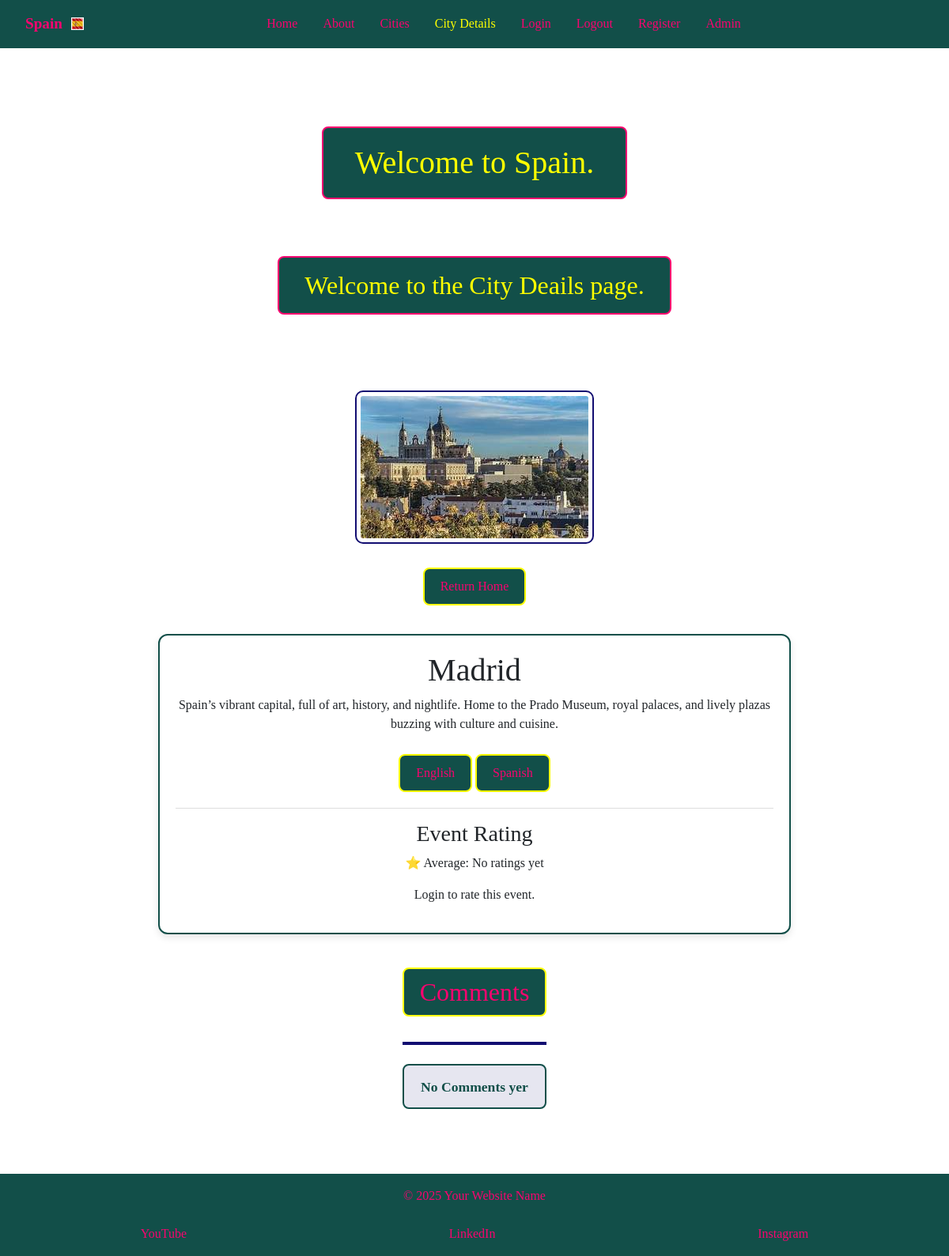
/city-details/2/, run on an earlier commit of the app's database.
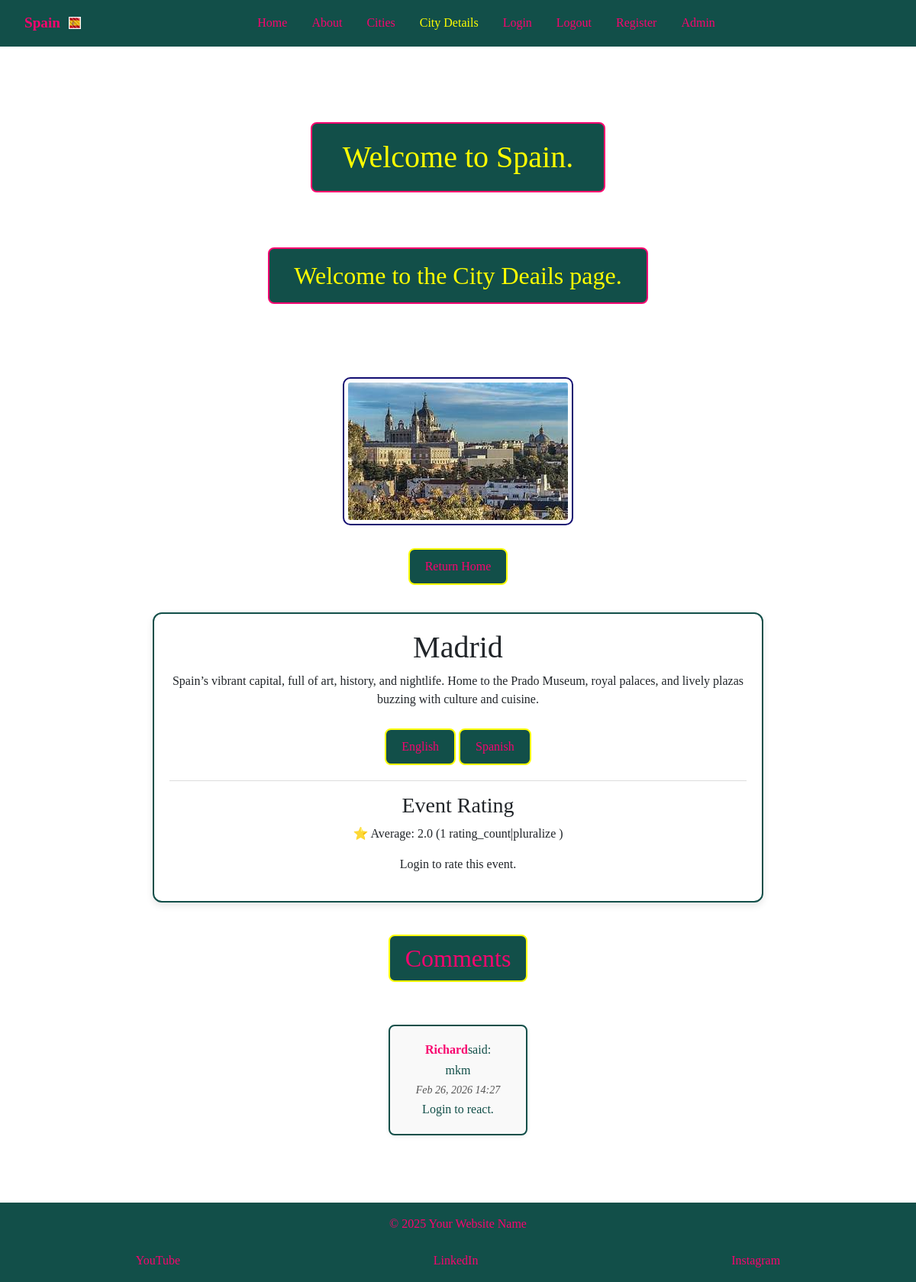
And on a later commit of the database.
### espana_es/models.py (models this page shows, shortened)
class CardText(models.Model):
    title = models.CharField(max_length=30)
    content = models.TextField()
    image_name = models.CharField(
        max_length=20,
        help_text="Enter file name (eg 'Alciante.jpg)",
        default='default.jpg',
        blank=True
    )
    saved_by = models.ManyToManyField(User,
                                      related_name='saved_cards', blank=True)

class Comment(models.Model):
    card = models.ForeignKey(
        CardText,
        on_delete=models.CASCADE,
        related_name='comments',
        default=1
    )
    user = models.ForeignKey(User, on_delete=models.CASCADE)
    text = models.TextField()
    created_at = models.DateTimeField(auto_now_add=True)
    updated_at = models.DateTimeField(auto_now=True)

### espana_es/views.py (the view)
# urls.py: path('city-details/<int:pk>/', views.city_details, name='city-details'),
def city_details(request, pk):
    card = get_object_or_404(CardText, id=pk)
    lang = request.GET.get('lang', 'en')
    translation = card.translations.filter(language=lang).first()
    content = (
        translation.content
        if translation
        else card.content or 'Content coming soon.'
    )
    form = CommentForm(request.POST)
    if form.is_valid():
        comment = form.save(commit=False)
        comment.user = request.user
        comment.card = card
        comment.save()
        return redirect('city-details', pk=card.pk)
    else:
        form = CommentForm()
    comments = card.comments.all().order_by('created_at')
    average_rating = card.ratings.aggregate(avg=Avg('rating'))['avg']
    rating_count = card.ratings.count()
    user_rating = None
    if request.user.is_authenticated:
        user_rating = EventRating.objects.filter(
            card=card, user=request.user
        ).first()
    return render(request,
                  'city-details.html',
                  {'active_tab': 'city-details',
                   'card': card,
                   'content': content,
                   'comments': comments,
                   'form': form,
                   'lang': lang,
                   'average_rating': average_rating,
                   'rating_count': rating_count,
                   'user_rating': user_rating
                   })

### espana_es/templates/city-details.html (shortened to what this page needs)
{% extends 'base.html' %}
{% load static %}
{% load comment_tags %}
{% block body_class %}morph-page{% endblock %}
{% block morph_images %}
<div class="image-morph">
</div>
{% endblock %}
{% block content %}
<h2 class="color-h2">Welcome to the City Deails page.</h2>
<main class="card-detail-wrapper">
    <div class="card-detail">
        <img src="{% static 'images/' %}{{ card.image_name }}" alt="{{ card.title }}">
        <p>
            <a class="color-return" href="{% url 'index' %}">Return Home</a>
        </p>
        <div class="card-content-box">
            <h1>{{ card.title }}</h1>
            <p>{{ content }}</p>
            <div class="lang-switch">
                <a href="{% url 'city-details' pk=card.pk %}?lang=en">English</a>
                <a href="{% url 'city-details' pk=card.pk %}?lang=es">Spanish</a>
            </div>
            <div class="rating-box">
                <h3>Event Rating</h3>
                <p>
                    ⭐ Average:
                    {% if average_rating %}
                        {{ average_rating|floatformat:1 }}
                    {% else %}
                        No ratings yet
                    {% endif %}
                    {% if rating_count %}
                        ({{ rating_count }} rating_count|pluralize )
                    {% endif %}
                </p>
                {% if user.is_authenticated %}
                <form method='POST' class="star-form" data-url="{% url 'rate_card' pk=card.id %}">
                    {% csrf_token %}
                    <div class="star-rating">
                        {% for star in "12345"|make_list %}
                        <button type="button" name="rating" value="{{ star }}"
                        class="star-btn {% if user_rating and user_rating.rating == star|add:'0' %}slected{% endif %}">
                         ★
                    </button>
                    {% endfor %}
                    </div>
                    <small class="rating-msg">
                        {% if user_rating %}
                            Your rating: {{ user_rating.rating }}  ★ (click star to change)
                        {% else %}
                            Click star to rate card
                        {% endif %}
                    </small>
                </form>
                {% else %}
                <p>Login to rate this event.</p>
                {% endif %}
            </div>
        </div>
    </div>
    <div class="comments-section">
        <h2>Comments</h2>
        {% for comment in comments %}
        <div class="comment" data-id="{{ comment.id }}">
            <p><strong>{{ comment.user.username }}</strong>said:</p>
            <p>{{ comment.text }}</p>
            <small>{{ comment.created_at|date:"M d, Y H:i "}}</small>
            <div class="reaction-buttons">
                {% if user.is_authenticated %}
                <button class="like-btn" data-url="{% url 'toggle_reaction' comment.id 'like' %}">👍</button>
                <span class="like-count">{{ comment|reaction_count:"like" }}</span>
                <button class="dislike-btn" data-url="{% url 'toggle_reaction' comment.id 'dislike' %}">👎</button>
                <span class="dislike-count">{{ comment|reaction_count:"dislike" }}</span>
                {% else %}
                <p>Login to react.</p>
                {% endif %}
            </div>
        </div>
        {% empty %}
        <hr>
        <p class="no-comments">No Comments yer</p>
        {% endfor %}
    </div>
</main>
{% endblock %}

### espana_es/templates/base.html (shortened to what this page needs)
{% load static %}
<!doctype html>
<html lang="en">
<head>
    <link href="https://cdn.jsdelivr.net/npm/bootstrap@5.3.8/dist/css/bootstrap.min.css" rel="stylesheet"
>
    <link rel="stylesheet" href="{% static 'CSS/espana.css' %}">
</head>
<body class="{% block body_class %}{% endblock %}">
    {% block morph_images %}
    {% endblock %}
    <nav class="navbar">
        <div class="logo">
            <a href="{% url 'index' %}">
                Spain
                <img src="{% static 'favicon/favicon-32x32.png' %}" alt="logo" class="logo-img">
            </a>
        </div>
        <div class="nav-links" id="nav-links">
            <a href="{% url 'index' %}" class="{% if active_tab == 'index' %}active{% endif %}">Home</a>
            <a href="{% url 'about' %}" class="{% if active_tab == 'about' %}active{% endif %}">About</a>
            <a href="{% url 'cities' %}" class="{% if active_tab == 'cities' %}active{% endif %}">Cities</a>
            {% if active_tab == 'city-details' %}
            <span class="active">City Details</span>
            {% endif %}
            <a href="{% url 'login' %}" class="{% if active_tab == 'login' %}active{% endif %}">Login</a>
            <a href="{% url 'logout' %}" class="{% if active_tab == 'logout' %}active{% endif %}">Logout</a>
            <a href="{% url 'register' %}" class="{% if active_tab == 'register' %}active{% endif %}">Register</a>
            <a href="{% url 'admin:index' %}">Admin</a>
        </div>
    </nav>
    <h1 class="color">Welcome to Spain.</h1>
    <main>
        {% block content %}{% endblock %}
    </main>
    <footer>
        <p class="footer-text">&copy; 2025 Your Website Name</p>
        <div class="social-links">
            <a href="https://www.youtube.com" target="_blank" aria-label="YouTube">YouTube</a>
            <a href="https://www.linkedin.com" target="_blank" aria-label="LinkedIn">LinkedIn</a>
            <a href="https://www.instagram.com" target="_blank" aria-label="Instagram">Instagram</a>
        </div>
    </footer>
</body>
</html>

### espana_es/static/CSS/espana.css (style rules this page uses)
* { box-sizing: border-box; margin: 0; padding: 0; }
html, body { height: 100%; font-family: "Times New Roman", Times, serif; overflow-x: hidden; }
.morph-page { position: relative; min-height: 100vh; display: flex; flex-direction: column; }
.morph-page main { flex: 1; }
.image-morph { position: fixed; top: 0; left: 0; width: 100vw; height: 100vh; z-index: -1; }
main { flex: 1; display: flex; flex-direction: column; align-items: center; justify-content: flex-start; text-align: center; padding: 2rem 1rem; gap: 2rem; }
.color { color: yellow; text-align: center; margin: 4em auto 1em auto; padding: 0.5em 1em; border: 2px solid #f8046f; border-radius: 8px; background: #124f49; width: fit-content; }
.color-h2 { color: yellow; text-align: center; margin: 0em auto 1em auto; padding: 0.5em 1em; border: 2px solid #f8046f; border-radius: 8px; background: #124f49; width: fit-content; }
a.color-return { text-align: center; margin: 0em auto; padding: 0.5em 1em; border: 2px solid #f8046f; border-radius: 8px; background: #124f49; color: #f8046f; text-decoration: none; }
.logo a { display: flex; align-items: center; gap: 0.7rem; text-decoration: none; color: inherit; }
.logo-img { width: 16px; height: 16px; }
.navbar { display: flex; align-items: center; justify-content: space-between; padding: 1rem 2rem; background-color: #124f49; position: fixed; width: 100%; top: 0; left: 0; z-index: 1000; }
.logo a { color: #f8046f; text-decoration: none; font-weight: bold; font-size: 1.2rem; }
.nav-links { display: flex; flex: 1; justify-content: center; gap: 2rem; list-style: none; }
.nav-links a { color: #f8046f; text-decoration: none; transition: color 0.3s; }
.nav-links span { color: #120d71; text-decoration: none; }
.nav-links span.active { color: yellow; }
.card-detail { display: flex; flex-direction: column; align-items: center; text-align: center; gap: 20px; max-width: 800px; }
.card-detail img { max-width: 100%; height: auto; border-radius: 10px; border: 2px solid #007BFF; padding: 5px; background-color: #fff; border: 2px solid #120d71; }
.card-content-box { background-color: #ffffff; border: 2px solid #124f49; border-radius: 12px; padding: 20px; box-shadow: 0 4px 10px rgba(0,0,0,0.1); width: 100%; box-sizing: border-box; min-width: 0; }
.card-detail a { display: inline-block; margin-top: 10px; padding: 10px 20px; background-color: #124f49; color: #f8046f; text-decoration: none; border-radius: 8px; transition: transform 0.2s, background-color 0.2s; border: 2px solid yellow; }
.rating-box { margin-top: 20px; padding-top: 15px; border-top: 1px solid #ddd; }
.comment { margin-bottom: 1em; padding: 0.75em 1em; background: #f9f9f9; border-radius: 8px; }
.comments-section h2 { display: inline-block; margin-top: 10px; padding: 10px 20px; background-color: #124f49; color: #f8046f; text-decoration: none; border-radius: 8px; transition: transform 0.2s, background-color 0.2s; border: 2px solid yellow; }
.comment { margin-bottom: 1.5em; margin-top: 3rem; padding: 1em; background: #f9f9f9; border: 2px solid #124f49; border-radius: 8px; box-shadow: 0 2px 6px rgba(0,0,0,0.05); }
.comment p { margin: 0.25em 0; color: #124f49; line-height: 1.4; }
.comment p strong { color: #f8046f; font-weight: bold; }
.comment small { color: #555; font-style: italic; display: block; margin-top: 0.3em; }
footer { background-color: #124f49; color: rgb(121, 7, 127); padding: 1rem; display: flex; flex-direction: column; align-items: center; gap: 0.5rem; width: 100%; box-sizing: border-box; overflow: visible; }
.footer-text { color: #f8046f; transition: color 0.3s; }
.social-links { display: flex; justify-content: space-around; flex-wrap: wrap; gap: 0.5rem; width: 100%; max-width: 100%; min-width: 0; overflow: hidden; }
.social-links a { color: #f8046f; text-decoration: none; transition: color 0.3s; flex-shrink: 1; text-align: center; white-space: nowrap; }

What changed in the data, as far as the page shows it:
added Comment: user.username "Richard", text "mkm", created_at "Feb 26, 2026 14:27"
Also different on the page:
{{ average_rating|floatformat:1 }}: (not shown) → "2.0"
{{ rating_count }}: (not shown) → "1"
text no longer shown: "No ratings yet No Comments yer"
text now shown: "( rating_count|pluralize )"
